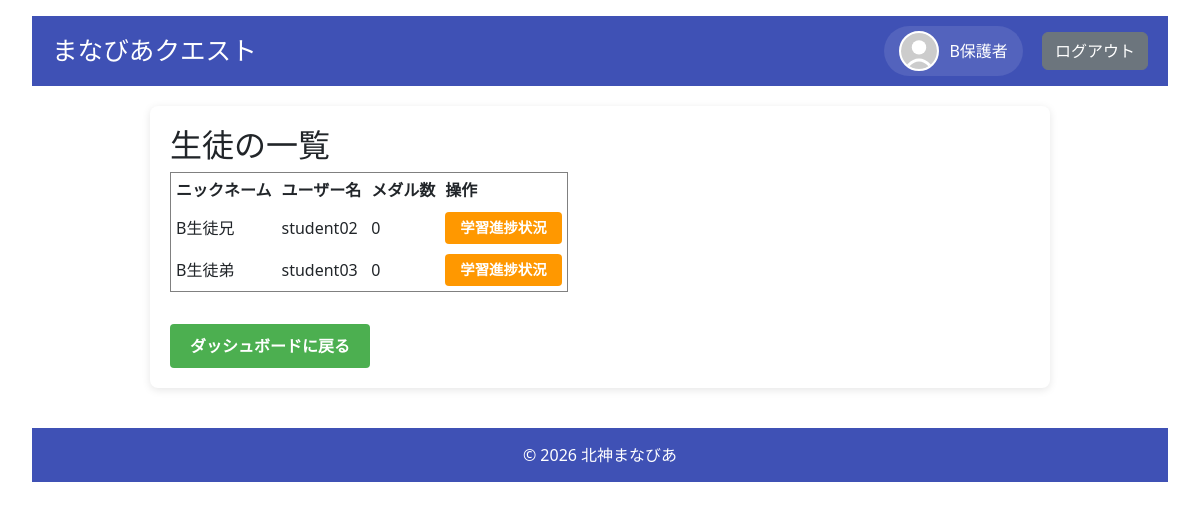
The app's page /parent/students (signed in) with its own data.
### models.py (models this page shows, shortened)
class User(UserMixin, db.Model):
    __tablename__ = 'users'
    id = db.Column(db.Integer, primary_key=True)
    username = db.Column(db.String(80), unique=True, nullable=False)
    password_hash = db.Column(db.String(128), nullable=False)
    role = db.Column(db.String(20), nullable=False)  # 'admin', 'student', 'parent'
    is_first_login = db.Column(db.Boolean, default=True, nullable=False)
    nickname = db.Column(db.String(80), nullable=True)
    avatar = db.Column(db.String(200), nullable=True)
    parent_id = db.Column(db.Integer, db.ForeignKey('users.id'), nullable=True)
    user_level = db.Column(db.Integer, default=1)
    medals = db.Column(db.Integer, default=0)
    user_title = db.Column(db.String(100), default='見習い')
    target_levels_json = db.Column(db.String(200), default='{"math": "Lv1", "english": "Lv1", "japanese": "Lv1"}')
    children = db.relationship('User', backref=db.backref('parent', remote_side=[id]), lazy='dynamic')
    attempt_logs = db.relationship('QuestAttemptLog', back_populates='user', cascade="all, delete-orphan")
    @property
    def display_name(self):
        return self.nickname if self.nickname else self.username
    @property
    def avatar_url(self):
        if self.avatar:
            return f"/static/images/avatars/{self.avatar}"
        return "/static/images/avatars/default.svg"
    def is_parent(self):
        return self.role == 'parent'

### app.py (the view)
@app.route("/parent/students")
@login_required
def parent_students():
    if not current_user.is_parent():
        return redirect(url_for("dashboard"))
    parent_id = current_user.id
    children = safe_query_all(User.query.filter_by(parent_id=parent_id, role="student"))
    student_data = []
    for child in children:
        histories = safe_query_all(QuestHistory.query.filter_by(user_id=child.id))
        total_medals = sum(h.attempts for h in histories)
        student_data.append({
            "student": child,
            "histories": histories,
            "medal_count": total_medals
        })
    return render_template("parent_students.html", student_data=student_data)

### app.py (called while the page is built)
@app.context_processor
def inject_markdown_help():
    def get_markdown_help():
        try:
            filepath = os.path.join(basedir, 'Markdown_help.md')
            with open(filepath, 'r', encoding='utf-8') as f:
                return f.read()
        except Exception as e:
            app.logger.error(f"Error reading Markdown_help.md: {e}")
            return "ヘルプファイルを読み込めませんでした。"
    return dict(get_markdown_help=get_markdown_help)

def safe_get(model, ident, retries=5, delay=1.0):
    for i in range(retries):
        try:
            return db.session.get(model, ident)
        except OperationalError as e:
            if "disk I/O error" in str(e) or "database is locked" in str(e):
                app.logger.warning(f"Database get failed (attempt {i+1}/{retries}): {e}. Retrying in {delay}s...")
                time.sleep(delay)
                continue
            raise
    return db.session.get(model, ident)

def safe_query_all(query, retries=5, delay=1.0):
    for i in range(retries):
        try:
            return query.all()
        except OperationalError as e:
            if "disk I/O error" in str(e) or "database is locked" in str(e):
                app.logger.warning(f"Database query all failed (attempt {i+1}/{retries}): {e}. Retrying in {delay}s...")
                time.sleep(delay)
                continue
            raise
    return query.all()

@login_manager.user_loader
def load_user(user_id):
    return safe_get(User, int(user_id))

### templates/parent_students.html (shortened to what this page needs)
{% extends "base.html" %}
{% block content %}
<h2>生徒の一覧</h2>
{% if student_data|length == 0 %}
<p>表示できる生徒が登録されていません。</p>
{% else %}
<table border="1" cellpadding="5">
  <tr>
    <th>ニックネーム</th>
    <th>ユーザー名</th>
    <th>メダル数</th>
    <th>操作</th>
  </tr>
  {% for data in student_data %}
    <tr>
      <td>{{ data.student.nickname or "未設定" }}</td>
      <td>{{ data.student.username }}</td>
      <td>{{ data.medal_count }}</td>
      <td>
        <a href="{{ url_for('progress', user_id=data.student.id) }}" class="button" style="background-color: #FF9800; padding: 5px 15px; font-size: 0.9rem;">学習進捗状況</a>
      </td>
    </tr>
  {% endfor %}
</table>
{% endif %}
<div style="margin-top: 2rem;">
  <a href="{{ url_for('dashboard_parent') }}" class="button">ダッシュボードに戻る</a>
</div>
{% endblock %}

### templates/base.html (shortened to what this page needs)
<!DOCTYPE html>
<html lang="ja">
<head>
    <link rel="stylesheet" href="{{ url_for('static', filename='css/style.css') }}">
    <link href="https://cdn.jsdelivr.net/npm/bootstrap@5.3.2/dist/css/bootstrap.min.css" rel="stylesheet">
    <link rel="stylesheet" href="https://cdnjs.cloudflare.com/ajax/libs/font-awesome/6.5.1/css/all.min.css">
</head>
<body>
    <header>
        <h1>まなびあクエスト</h1>
        <nav>
            {% if current_user.is_authenticated %}
            <a href="{{ url_for('profile') }}" class="nav-profile">
                <div class="avatar-container">
                    <img src="{{ current_user.avatar_url }}">
                </div>
                <span>{{ current_user.display_name }}</span>
            </a>
            {% endif %}
            <a href="{{ url_for('logout') }}" class="btn btn-secondary">ログアウト</a>
        </nav>
    </header>
    <main>
        {% block content %}{% endblock %}
    </main>
    <footer>
        &copy; 2026 北神まなびあ
    </footer>
</body>
</html>

### static/css/style.css (style rules this page uses)
body { font-family: "Helvetica Neue", Helvetica, Arial, sans-serif; background-color: #f5f7fa; color: #333333; margin: 0; padding: 1rem 2rem; line-height: 1.6; }
header { background-color: #3f51b5; color: white; padding: 10px 20px; display: flex; align-items: center; justify-content: space-between; min-height: 60px; }
header h1 { margin: 0; font-size: 1.6rem; white-space: nowrap; }
nav { display: flex; align-items: center; gap: 1.2rem; flex-shrink: 0; }
.nav-profile { display: flex; align-items: center; gap: 10px; color: white; text-decoration: none; background: rgba(255,255,255,0.1); padding: 5px 15px; border-radius: 30px; transition: background 0.2s; }
.avatar-container { width: 40px; height: 40px; border-radius: 50%; overflow: hidden; background-color: #eee; flex-shrink: 0; border: 2px solid white; }
.avatar-container img { width: 100%; height: 100%; object-fit: cover; margin-right: 0; }
main { max-width: 900px; margin: 20px auto; padding: 20px; background-color: white; border-radius: 8px; box-shadow: 0 2px 8px rgba(0,0,0,0.1); }
footer { text-align: center; padding: 15px 10px; background-color: #3f51b5; color: white; margin-top: 40px; }
h1, h2 { color: #3f51b5; margin-top: 0; }
img { max-width: 100%; height: auto; margin-right: 10px; }
.btn { display: inline-block; padding: 10px 20px; font-size: 16px; font-weight: 600; text-decoration: none; border-radius: 4px; border: none; cursor: pointer; transition: background-color 0.3s ease, opacity 0.2s ease; user-select: none; text-align: center; }
.btn-secondary { background-color: #e0e0e0; color: #333; }
.button { @extend .btn; @extend .btn-primary; }
.button { background-color: #4CAF50; color: white; padding: 10px 20px; border-radius: 4px; text-decoration: none; display: inline-block; font-weight: 600; cursor: pointer; }

### records on screen
User: display_name "B保護者"
User: student "B生徒兄", student.username "student02"
User: student "B生徒弟", student.username "student03"

### other values on screen
{{ data.medal_count }} "0" "0"
